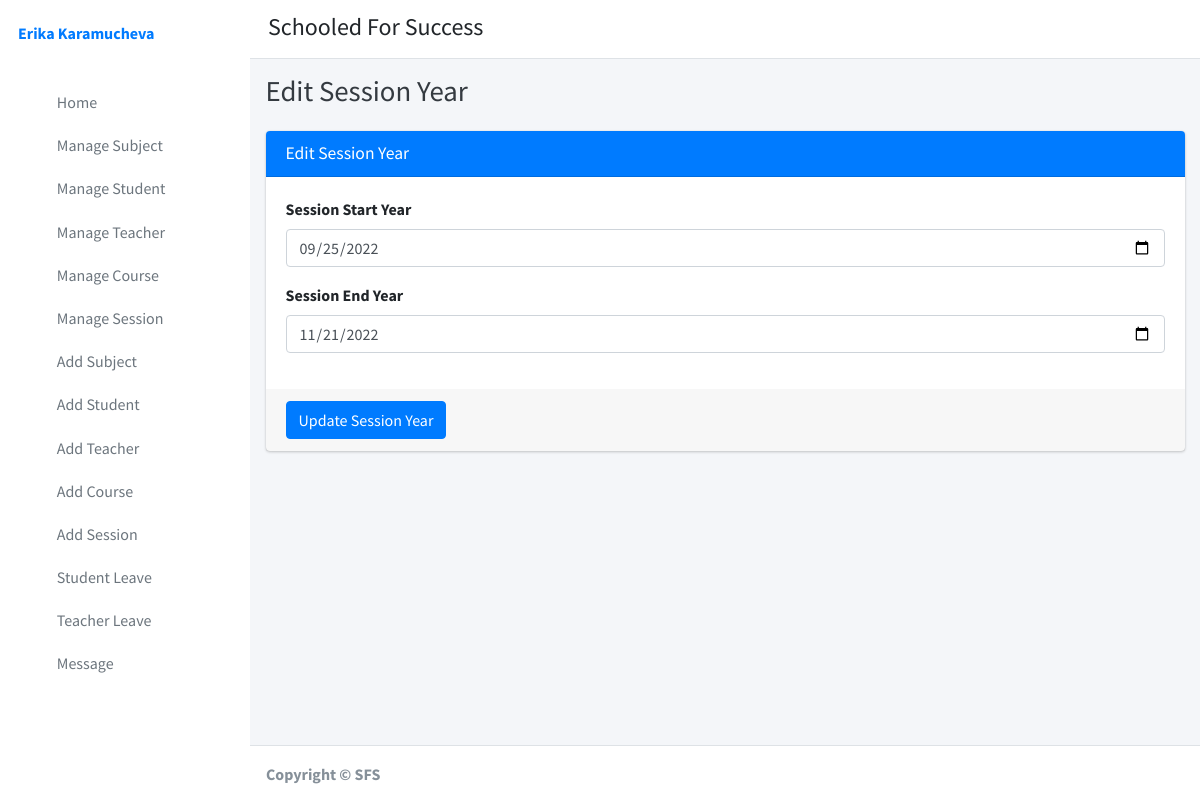
The app's page /edit_session/4 (signed in) with its own data.
### student_management_app/models.py (models this page shows)
class CustomUser(AbstractUser):
    user_type_data = ((1, "Adminn"), (2, "Staff"), (3, "Student"))
    user_type = models.CharField(default=1, choices=user_type_data, max_length=10)

class SessionYearModel(models.Model):
    id = models.AutoField(primary_key=True)
    session_start_year = models.DateField()
    session_end_year = models.DateField()
    objects = models.Manager()

### student_management_app/HodViews.py (the view)
# urls.py: path('edit_session/<session_id>', HodViews.edit_session, name="edit_session"),
def edit_session(request, session_id):
    session_year = SessionYearModel.objects.get(id=session_id)
    context = {
        "session_year": session_year
    }
    return render(request, "hod_template/edit_session_template.html", context)

### student_management_app/LoginCheckMiddleWare.py (called while the page is built, shortened)
    def process_view(self, request, view_func, view_args, view_kwargs):
        modulename = view_func.__module__
        user = request.user
        if user.is_authenticated:
            if user.user_type == "1":
                if modulename == "student_management_app.HodViews":
                    pass
                elif modulename == "student_management_app.views" or \
                        modulename == "django.views.static":
                    pass
                else:
                    return redirect("admin_home")
            else:
                return redirect("login")
        else:
            if request.path == reverse("login") or request.path == reverse("doLogin"):
                pass
            else:
                return redirect("login")

### student_management_app/templates/hod_template/edit_session_template.html (shortened to what this page needs)
{% extends 'hod_template/base_template.html' %}
{% block page_title %} Edit Session Year {% endblock page_title %}
{% block main_content %}
{% load static %}
<section class="content">
        <div class="container-fluid">
            <div class="row">
                <div class="col-md-12">
                    <div class="card card-primary">
                    <div class="card-header">
                        <h3 class="card-title">Edit Session Year</h3>
                    </div>
                    <form role="form" method="POST" action="{% url 'edit_session_save' %}">
                        <div class="card-body">
                            <div class="form-group">
                                <label>Session Start Year </label>
                                <input type="date" class="form-control" name="session_start_year"
                                       value="{{ session_year.session_start_year|date:'Y-m-d' }}">
                            </div>
                            <div class="form-group">
                                <label>Session End Year </label>
                                <input type="date" class="form-control" name="session_end_year"
                                       value="{{ session_year.session_end_year|date:'Y-m-d' }}">
                            </div>
                        </div>
                        <div class="card-footer">
                        <button type="submit" class="btn btn-primary">Update Session Year</button>
                        </div>
                    </form>
                    </div>
                </div>
            </div>
        </div>
      </section>
  {% endblock main_content %}

### student_management_app/templates/hod_template/sidebar_template.html
{% load static %}
<aside class="main-sidebar sidebar-primary">
      <div class="sidebar">
        <div class="user-panel mt-3 pb-3 mb-3 d-flex">
          <div class="info">
            <a href="{% url 'admin_profile' %}" class="d-block"><strong>{{ user.first_name }} {{ user.last_name }}</strong></a>
          </div>
        </div>
        <nav class="mt-2">
          <ul class="nav nav-pills nav-sidebar flex-column" data-widget="treeview" role="menu" data-accordion="false">
              <li class="nav-item">
              {% url 'admin_home' as admin_home %}
              <a href="{{ admin_home }}" class="nav-link {% if request.path == admin_home %} active {% endif %}">
                <i class="nav-icon fas fa-tachometer-alt"></i>
                <p>Home</p>
              </a>
            </li>
            <li class="nav-item">
              {% url 'manage_subject' as manage_subject %}
              {% url 'edit_subject' subject_id=id as edit_subject %}
              <a href="{{ manage_subject }}" class="nav-link {% if request.path == manage_subject %} active {% endif %} {% if request.path == edit_subject %} active {% endif %}">
                <i class="nav-icon fas fa-book"></i>
                <p>Manage Subject</p>
              </a>
            </li>
            <li class="nav-item">
              {% url 'manage_student' as manage_student %}
              {% url 'edit_student' student_id=id as edit_student %}
              <a href="{{ manage_student }}" class="nav-link {% if request.path == manage_student %} active {% endif %} {% if request.path == edit_student %} active {% endif %}">
                <i class="nav-icon fas fa-user-graduate"></i>
                <p>Manage Student</p>
              </a>
            </li>
            <li class="nav-item">
              {% url 'manage_staff' as manage_staff %}
              {% url 'edit_staff' staff_id=id as edit_staff %}
              <a href="{{ manage_staff }}" class="nav-link {% if request.path == manage_staff %} active {% endif %} {% if request.path == edit_staff %} active {% endif %}">
                <i class="nav-icon fas fa-chalkboard-teacher"></i>
                <p>Manage Teacher</p>
              </a>
            </li>
            <li class="nav-item">
              {% url 'manage_course' as manage_course %}
              {% url 'edit_course' course_id=id as edit_course %}
              <a href="{{ manage_course }}" class="nav-link {% if request.path == manage_course %} active {% endif %} {% if request.path == edit_course %} active {% endif %}">
                <i class="nav-icon fas fa-chalkboard"></i>
                <p>Manage Course</p>
              </a>
            </li>
            <li class="nav-item">
              {% url 'manage_session' as manage_session %}
              {% url 'edit_session' session_id=id as edit_session %}
              <a href="{{ manage_session }}" class="nav-link {% if request.path == manage_session %} active {% endif %} {% if request.path == edit_session %} active {% endif %}">
                <i class="nav-icon fas fa-graduation-cap"></i>
                <p>Manage Session</p>
              </a>
            </li>
             <li class="nav-item">
              {% url 'add_subject' as add_subject %}
              <a href="{{ add_subject }}" class="nav-link {% if request.path == add_subject %} active {% endif %}">
                <i class="nav-icon fas fa-th"></i>
                <p>Add Subject</p>
              </a>
            </li>
            <li class="nav-item">
              {% url 'add_student' as add_student %}
              <a href="{{ add_student }}" class="nav-link {% if request.path == add_student %} active {% endif %}">
                <i class="nav-icon fas fa-th"></i>
                <p>Add Student</p>
              </a>
            </li>
            <li class="nav-item">
              {% url 'add_staff' as add_staff %}
              <a href="{{ add_staff }}" class="nav-link {% if request.path == add_staff %} active {% endif %}">
                <i class="nav-icon fas fa-th"></i>
                <p>Add Teacher</p>
              </a>
            </li>
            <li class="nav-item">
            {% url 'add_course' as add_course %}
              <a href="{{ add_course }}" class="nav-link {% if request.path == add_course %} active {% endif %}">
                <i class="nav-icon fas fa-th"></i>
                <p>Add Course</p>
              </a>
            </li>
            <li class="nav-item">
              {% url 'add_session' as add_session %}
              <a href="{{ add_session }}" class="nav-link {% if request.path == add_session %} active {% endif %}">
                <i class="nav-icon fas fa-th"></i>
                <p>Add Session</p>
              </a>
            </li>
            <li class="nav-item">
              {% url 'student_leave_view' as student_leave_view %}
              <a href="{{ student_leave_view }}" class="nav-link {% if request.path == student_leave_view %} active {% endif %}">
                <i class="nav-icon fas fa-th"></i>
                <p>Student Leave</p>
              </a>
            </li>
            <li class="nav-item">
              {% url 'staff_leave_view' as staff_leave_view %}
              <a href="{{ staff_leave_view }}" class="nav-link {% if request.path == staff_leave_view %} active {% endif %}">
                <i class="nav-icon fas fa-th"></i>
                <p>Teacher Leave</p>
              </a>
            </li>
            <li class="nav-item">
              {% url 'create_message' as create_message %}
              <a href="{{ create_message }}" class="nav-link {% if request.path == create_message %} active {% endif %}">
                <i class="nav-icon fas fa-th"></i>
                <p>Message</p>
              </a>
            </li>
          </ul>
        </nav>
      </div>
    </aside>

### records on screen
CustomUser: first_name "Erika", last_name "Karamucheva"
SessionYearModel: session_start_year "09/25/2022", session_end_year "11/21/2022"
